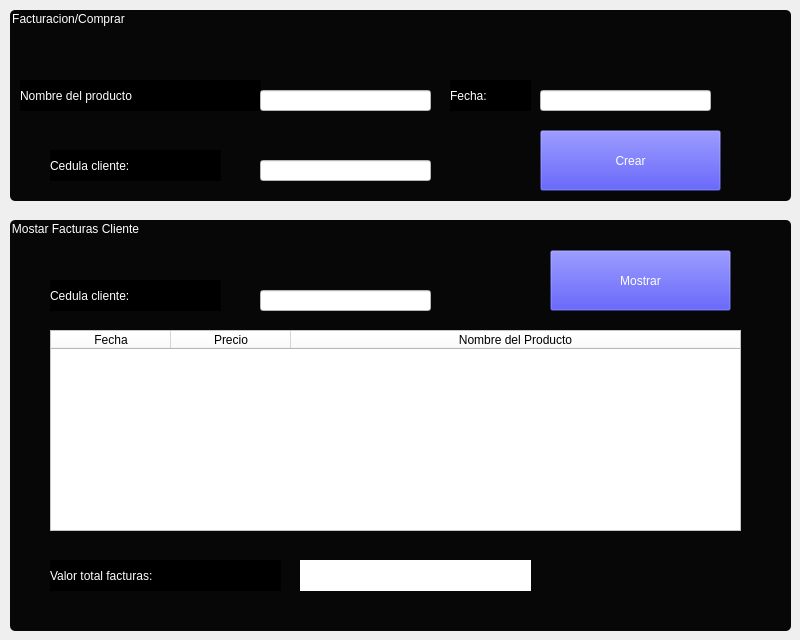
               <widget class="QWidget" name="Facturas">
                <widget class="QGroupBox" name="groupBox_6">
                 <property name="geometry">
                  <rect>
                   <x>10</x>
                   <y>10</y>
                   <width>781</width>
                   <height>191</height>
                  </rect>
                 </property>
                 <property name="styleSheet">
                  <string notr="true">QGroupBox{
font: 87 20pt &quot;Arial Black&quot;;
color: rgb(255, 255, 255);
background-color: rgb(7, 7, 7);
border-radius: 5;
}


QPushButton{
background-color:#000000ff;
}

QPushButton:hover{
background-color: rgb(53, 53, 79);
border-radius:20px;
}</string>
                 </property>
                 <property name="title">
                  <string>Facturacion/Comprar</string>
                 </property>
                 <widget class="QLabel" name="label_8">
                  <property name="geometry">
                   <rect>
                    <x>10</x>
                    <y>70</y>
                    <width>241</width>
                    <height>31</height>
                   </rect>
                  </property>
                  <property name="styleSheet">
                   <string notr="true">font: 87 12pt &quot;Arial Black&quot;;
color: rgb(255, 255, 255);
background-color: rgb(0, 0, 0);</string>
                  </property>
                  <property name="text">
                   <string>Nombre del producto</string>
                  </property>
                 </widget>
                 <widget class="QLineEdit" name="nombreProComprar">
                  <property name="geometry">
                   <rect>
                    <x>250</x>
                    <y>80</y>
                    <width>171</width>
                    <height>21</height>
                   </rect>
                  </property>
                  <property name="styleSheet">
                   <string notr="true">background-color: rgb(255, 255, 255);
color: rgb(0, 0, 0);
font: 87 12pt &quot;Arial Black&quot;;</string>
                  </property>
                  <property name="text">
                   <string/>
                  </property>
                 </widget>
                 <widget class="QLabel" name="label_9">
                  <property name="geometry">
                   <rect>
                    <x>440</x>
                    <y>70</y>
                    <width>81</width>
                    <height>31</height>
                   </rect>
                  </property>
                  <property name="styleSheet">
                   <string notr="true">font: 87 12pt &quot;Arial Black&quot;;
color: rgb(255, 255, 255);
background-color: rgb(0, 0, 0);</string>
                  </property>
                  <property name="text">
                   <string>Fecha:</string>
                  </property>
                 </widget>
                 <widget class="QLineEdit" name="fechaFactura">
                  <property name="geometry">
                   <rect>
                    <x>530</x>
                    <y>80</y>
                    <width>171</width>
                    <height>21</height>
                   </rect>
                  </property>
                  <property name="styleSheet">
                   <string notr="true">background-color: rgb(255, 255, 255);
color: rgb(0, 0, 0);
font: 87 12pt &quot;Arial Black&quot;;</string>
                  </property>
                  <property name="text">
                   <string/>
                  </property>
                 </widget>
                 <widget class="QLineEdit" name="facturaCliente">
                  <property name="geometry">
                   <rect>
                    <x>250</x>
                    <y>150</y>
                    <width>171</width>
                    <height>21</height>
                   </rect>
                  </property>
                  <property name="styleSheet">
                   <string notr="true">background-color: rgb(255, 255, 255);
color: rgb(0, 0, 0);
font: 87 12pt &quot;Arial Black&quot;;</string>
                  </property>
                  <property name="text">
                   <string/>
                  </property>
                 </widget>
                 <widget class="QLabel" name="label_10">
                  <property name="geometry">
                   <rect>
                    <x>40</x>
                    <y>140</y>
                    <width>171</width>
                    <height>31</height>
                   </rect>
                  </property>
                  <property name="styleSheet">
                   <string notr="true">font: 87 12pt &quot;Arial Black&quot;;
color: rgb(255, 255, 255);
background-color: rgb(0, 0, 0);</string>
                  </property>
                  <property name="text">
                   <string>Cedula cliente:</string>
                  </property>
                 </widget>
                 <widget class="QPushButton" name="btCrearFactura">
                  <property name="geometry">
                   <rect>
                    <x>530</x>
                    <y>120</y>
                    <width>181</width>
                    <height>61</height>
                   </rect>
                  </property>
                  <property name="styleSheet">
                   <string notr="true">font: 87 20pt &quot;Arial Black&quot;;
color: rgb(255, 255, 255);

</string>
                  </property>
                  <property name="text">
                   <string>Crear</string>
                  </property>
                 </widget>
                </widget>
                <widget class="QGroupBox" name="groupBox_7">
                 <property name="geometry">
                  <rect>
                   <x>10</x>
                   <y>220</y>
                   <width>781</width>
                   <height>411</height>
                  </rect>
                 </property>
                 <property name="styleSheet">
                  <string notr="true">QGroupBox{
font: 87 20pt &quot;Arial Black&quot;;
color: rgb(255, 255, 255);
background-color: rgb(7, 7, 7);
border-radius: 5;
}


QPushButton{
background-color:#000000ff;
}

QPushButton:hover{
background-color: rgb(53, 53, 79);
border-radius:20px;
}</string>
                 </property>
                 <property name="title">
                  <string>Mostar Facturas Cliente</string>
                 </property>
                 <widget class="QLineEdit" name="cedulaMostrarFacturas">
                  <property name="geometry">
                   <rect>
                    <x>250</x>
                    <y>70</y>
                    <width>171</width>
                    <height>21</height>
                   </rect>
                  </property>
                  <property name="styleSheet">
                   <string notr="true">background-color: rgb(255, 255, 255);
color: rgb(0, 0, 0);
font: 87 12pt &quot;Arial Black&quot;;</string>
                  </property>
                  <property name="text">
                   <string/>
                  </property>
                 </widget>
                 <widget class="QLabel" name="label_11">
                  <property name="geometry">
                   <rect>
                    <x>40</x>
                    <y>60</y>
                    <width>171</width>
                    <height>31</height>
                   </rect>
                  </property>
                  <property name="styleSheet">
                   <string notr="true">font: 87 12pt &quot;Arial Black&quot;;
color: rgb(255, 255, 255);
background-color: rgb(0, 0, 0);</string>
                  </property>
                  <property name="text">
                   <string>Cedula cliente:</string>
                  </property>
                 </widget>
                 <widget class="QPushButton" name="btMostraFactura">
                  <property name="geometry">
                   <rect>
                    <x>540</x>
                    <y>30</y>
                    <width>181</width>
                    <height>61</height>
                   </rect>
                  </property>
                  <property name="styleSheet">
                   <string notr="true">font: 87 20pt &quot;Arial Black&quot;;
color: rgb(255, 255, 255);

</string>
                  </property>
                  <property name="text">
                   <string>Mostrar</string>
                  </property>
                 </widget>
                 <widget class="QTableWidget" name="tablaFacturas">
                  <property name="geometry">
                   <rect>
                    <x>40</x>
                    <y>110</y>
                    <width>691</width>
                    <height>201</height>
                   </rect>
                  </property>
                  <property name="whatsThis">
                   <string>&lt;html&gt;&lt;head/&gt;&lt;body&gt;&lt;p&gt;&lt;br/&gt;&lt;/p&gt;&lt;/body&gt;&lt;/html&gt;</string>
                  </property>
                  <property name="styleSheet">
                   <string notr="true">font: 87 12pt &quot;Arial Black&quot;;

background-color: rgb(255, 255, 255);
</string>
                  </property>
                  <property name="showGrid">
                   <bool>true</bool>
                  </property>
                  <property name="sortingEnabled">
                   <bool>false</bool>
                  </property>
                  <attribute name="horizontalHeaderDefaultSectionSize">
                   <number>120</number>
                  </attribute>
                  <attribute name="horizontalHeaderStretchLastSection">
                   <bool>true</bool>
                  </attribute>
                  <column>
                   <property name="text">
                    <string>Fecha</string>
                   </property>
                  </column>
                  <column>
                   <property name="text">
                    <string>Precio</string>
                   </property>
                  </column>
                  <column>
                   <property name="text">
                    <string>Nombre del Producto</string>
                   </property>
                  </column>
                 </widget>
                 <widget class="QLabel" name="label_12">
                  <property name="geometry">
                   <rect>
                    <x>40</x>
                    <y>340</y>
                    <width>231</width>
                    <height>31</height>
                   </rect>
                  </property>
                  <property name="styleSheet">
                   <string notr="true">font: 87 12pt &quot;Arial Black&quot;;
color: rgb(255, 255, 255);
background-color: rgb(0, 0, 0);</string>
                  </property>
                  <property name="text">
                   <string>Valor total facturas:</string>
                  </property>
                 </widget>
                 <widget class="QLabel" name="precioTotal">
                  <property name="geometry">
                   <rect>
                    <x>290</x>
                    <y>340</y>
                    <width>231</width>
                    <height>31</height>
                   </rect>
                  </property>
                  <property name="styleSheet">
                   <string notr="true">font: 87 12pt &quot;Arial Black&quot;;
color: rgb(0, 0, 0);
background-color: rgb(255, 255, 255);</string>
                  </property>
                  <property name="text">
                   <string/>
                  </property>
                 </widget>
                </widget>
               </widget>
